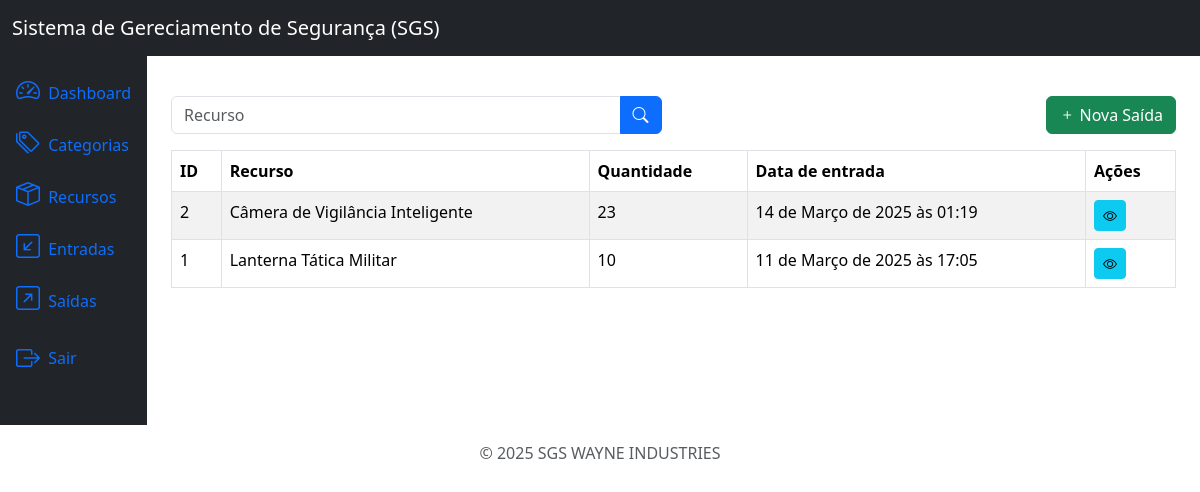
/outflows/list/ (signed in), run on the app's committed database.
### outflows/models.py (models this page shows, shortened)
class Outflow(models.Model):
    product = models.ForeignKey(Product, on_delete=models.PROTECT, related_name='outflows')
    quantity = models.IntegerField()
    description = models.TextField(null=True, blank=True)
    created_at = models.DateTimeField(auto_now_add=True)
    update_at = models.DateTimeField(auto_now=True)
    class Meta:
        ordering = ['-created_at']

### products/models.py (models this page shows)
class Product(models.Model):
    title = models.CharField(max_length=200)
    category = models.ForeignKey(Category, on_delete=models.PROTECT, related_name='products')
    description  = models.TextField(null=True, blank=True)
    serie_number = models.CharField(max_length=200, null=True, blank=True)
    status = models.CharField(max_length=200)
    location = models.CharField(max_length=200, null=True, blank=True)
    quantity = models.IntegerField(default=0)
    created_at = models.DateTimeField(auto_now_add=True)
    update_at = models.DateTimeField(auto_now=True)
    class Meta:
        ordering = ['title']
    def __str__(self):
        return self.title

### outflows/views.py (the view)
# urls.py: path('outflows/list/', views.OutflowListView.as_view(), name='outflow_list'),
class OutflowListView(LoginRequiredMixin, PermissionRequiredMixin, ListView):
    model = models.Outflow
    template_name = 'outflow_list.html'
    context_object_name = 'outflows'
    paginate_by = 10
    permission_required = 'outflows.view_outflow'
    def get_queryset(self):
        queryset = super().get_queryset()
        product = self.request.GET.get('product')
        if product:
            queryset = queryset.filter(product__title__icontains=product)
        return queryset

### outflows/templates/outflow_list.html (shortened to what this page needs)
{% extends 'base.html' %}
{% block content %}
<div class="row mb-3">
    <div class="col-md-6">
        <form method="get" action="{% url 'outflow_list' %}">
            <div class="input-group">
                <input type="text" class="form-control" name="product" placeholder="Recurso" value="{{ request.GET.product }}">
                <button type="submit" class="btn btn-primary">
                    <i class="bi bi-search"></i>
                </button>
            </div>
        </form>
    </div>
    {% if perms.outflows.add_outflow %}
        <div class="col-md-6">
            <a href="{% url 'outflow_create' %}" class="btn btn-success float-end">
                <i class="bi bi-plus"></i> Nova Saída
            </a>
        </div>
    {% endif %}
</div>
<div class="table-responsive">
    <table class="table table-striped table-bordered">
        <thead class="thead-dark">
            <tr>
                <th>ID</th>
                <th>Recurso</th>
                <th>Quantidade</th>
                <th>Data de entrada</th>
                <th>Ações</th>
            </tr>
        </thead>
        <tbody>
            {% for outflow in outflows %}
            <tr>
                <td>{{ outflow.id }}</td>
                <td>{{ outflow.product }}</td>
                <td>{{ outflow.quantity }}</td>
                <td>{{ outflow.created_at }}</td>
                <td>
                    {% if perms.outflows.view_outflow %}
                        <a href="{% url 'outflow_detail' outflow.id %}" class="btn btn-info btn-sm">
                            <i class="bi bi-eye"></i>
                        </a>
                    {% endif %}
                </td>
            </tr>
            {% endfor %}
        </tbody>
    </table>
</div>
{% endblock %}

### data on the page
Outflow: id "2", product "Câmera de Vigilância Inteligente", quantity "23", created_at "14 de Março de 2025 às 01:19"
Outflow: id "1", product "Lanterna Tática Militar", quantity "10", created_at "11 de Março de 2025 às 17:05"
